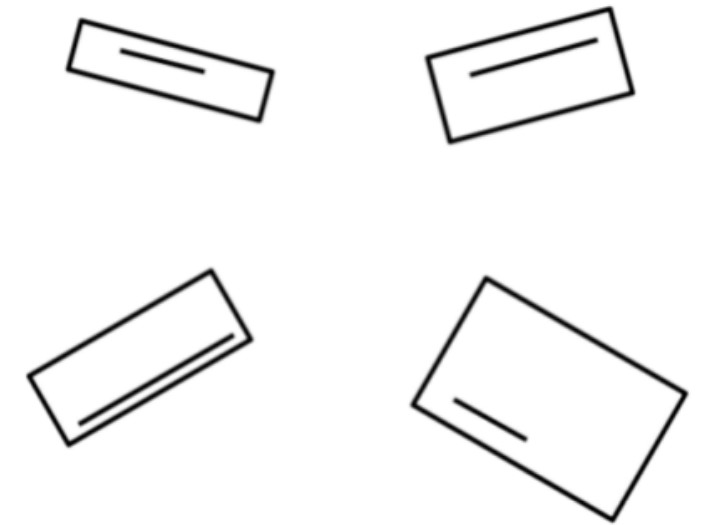
#> input picture rectangles.jpg, 706 x 525 px
$ python rectangle_alignment.py
#> lines starting #> are read from the running program, lines starting #| are printed output that depends on the picture; after the words box and inside, x2 and y2 are one past the last pixel; in counts of white or black regions, pixels touching at a corner belong together
# %%
import cv2
import numpy as np

def rotate_bound(image, angle):
    # Grab the dimensions of the image and then determine the center
    (h, w) = image.shape[:2]
    (cX, cY) = (w // 2, h // 2)

    # Grab the rotation matrix, then grab the sine and cosine
    M = cv2.getRotationMatrix2D((cX, cY), angle, 1.0)
    cos = np.abs(M[0, 0])
    sin = np.abs(M[0, 1])

    # Compute the new bounding dimensions of the image
    nW = int((h * sin) + (w * cos))
    nH = int((h * cos) + (w * sin))

    # Adjust the rotation matrix to take into account translation
    M[0, 2] += (nW / 2) - cX
    M[1, 2] += (nH / 2) - cY

    # Perform the actual rotation and return the image
    return cv2.warpAffine(image, M, (nW, nH), flags=cv2.INTER_CUBIC, borderMode=cv2.BORDER_CONSTANT, borderValue=(255,255,255))

# Load the image
image = cv2.imread('rectangles.jpg')
#> image is the input picture: shape (525, 706, 3); min 0, max 255, mean 245.1

# Convert to grayscale and threshold
gray = cv2.cvtColor(image, cv2.COLOR_BGR2GRAY)
_, thresh = cv2.threshold(gray, 150, 255, cv2.THRESH_BINARY_INV)
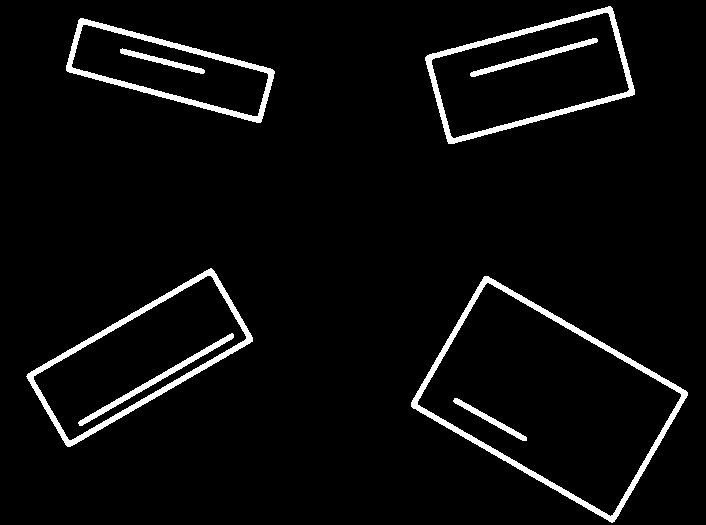
#> thresh: shape (525, 706); 4.3% white; 8 white regions

# Find contours
contours, _ = cv2.findContours(thresh, cv2.RETR_EXTERNAL, cv2.CHAIN_APPROX_SIMPLE)
#> contours = 4 contours; box (x1, y1, x2, y2) and area: (411, 276, 688, 523) 35500, (26, 268, 253, 447) 18101, (425, 6, 635, 144) 17724, (66, 18, 275, 123) 11138

# Prepare a blank canvas for the new image
new_image = np.full_like(image, 255)

for cnt in contours:
    # Approximate the contour to a polygon
    epsilon = 0.05 * cv2.arcLength(cnt, True)
    approx = cv2.approxPolyDP(cnt, epsilon, True)

    if len(approx) == 4:  # Ensure the contour has 4 sides (rectangle)
        # Get the bounding box of the rectangle
        x, y, w, h = cv2.boundingRect(approx)

        # Extract the rectangle region
        rect_region = image[y:y+h, x:x+w]

        # Create a mask for the rectangle
        mask = np.zeros(rect_region.shape[:2], dtype="uint8")
        cv2.drawContours(mask, [cnt], -1, (255, 255, 255), -1, offset=(-x, -y))

        # Determine the orientation of the rectangle and adjust rotation angle
        rect = cv2.minAreaRect(cnt)
        angle = rect[2]
        box = cv2.boxPoints(rect)
        box = np.int0(box)

        width = np.linalg.norm(box[0] - box[1])
        height = np.linalg.norm(box[1] - box[2])

        # Check if width is greater than height
        if width > height:
            # If so, adjust angle to rotate rectangle to have longest side downwards
            angle -= 90


        # Rotate the rectangle region
        rotated_rect = rotate_bound(rect_region, angle)

        # Rotate the mask
        rotated_mask = rotate_bound(mask, angle)

        # Resize rotated mask to match ROI dimensions if necessary
        rH, rW = rotated_rect.shape[:2]
        roi_new_image = new_image[y:y+rH, x:x+rW]

        # Ensure mask is binary and of type uint8
        _, resized_mask = cv2.threshold(rotated_mask, 0, 255, cv2.THRESH_BINARY)
        resized_mask = cv2.resize(resized_mask, (roi_new_image.shape[1], roi_new_image.shape[0]), interpolation=cv2.INTER_NEAREST)

        # Resize rotated_rect to match ROI dimensions if necessary
        rotated_rect = cv2.resize(rotated_rect, (roi_new_image.shape[1], roi_new_image.shape[0]))

        # Ensure rotated_rect is of type uint8
        rotated_rect = rotated_rect.astype('uint8')

        # Place the rotated rectangle into the new image using the resized mask
        mask_inv = cv2.bitwise_not(resized_mask)
        bg = cv2.bitwise_and(roi_new_image, roi_new_image, mask=mask_inv)
        fg = cv2.bitwise_and(rotated_rect, rotated_rect, mask=resized_mask)
        new_image[y:y+rH, x:x+rW] = cv2.add(bg, fg)
#> this loop made 4 passes
#> (epsilon, approx, x, y, rect, angle) on passes 1 to 4: (41.1, [[484, 276], [411, 406], [614, 521], [687, 392]], 411, 276, ((548.8, 398.7), (152, 236.1), -60), -150), (31.79, [[211, 268], [27, 374], [67, 446], [252, 341]], 27, 268, ((139.4, 357.3), (216, 85.15), -30), -30), (27.3, [[78, 20], [67, 71], [261, 121], [272, 69]], 67, 20, ((169.8, 70.09), (56.2, 203.4), -75.03), -165), (30.29, [[612, 8], [427, 55], [448, 143], [634, 94]], 427, 8, ((529.6, 74.86), (194.6, 92.73), -15), -15)
#> pass 1, `rect_region = image[y:y+h, x:x+w]`:
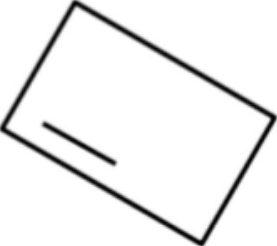
#> rect_region: shape (246, 277, 3); min 0, max 255, mean 239.3
#> pass 1, `rotated_rect = rotate_bound(rect_region, angle)`:
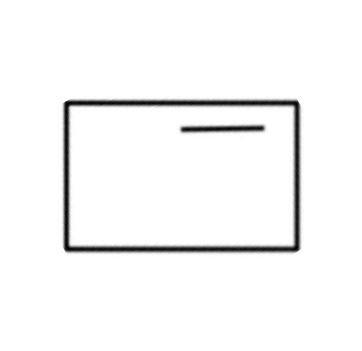
#> rotated_rect: shape (351, 362, 3); min 0, max 255, mean 246.6
#> after the loop:
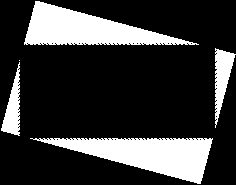
#> bg: shape (185, 236, 3); 22% white; 5 white regions (1 under 20 px), largest, box (x1, y1, x2, y2) and area: (30, 138, 213, 184) 4202, (24, 1, 199, 45) 3896, (215, 48, 236, 128) 816, (1, 62, 20, 136) 705
#> after the loop:
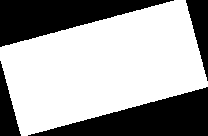
#> mask: shape (136, 208); 63.5% white; 4 black regions, box (x1, y1, x2, y2) and area: (28, 87, 208, 136) 4450, (0, 0, 174, 47) 4131, (186, 0, 208, 81) 925, (0, 61, 21, 136) 808
#> after the loop:
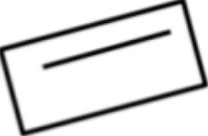
#> rect_region: shape (136, 208, 3); min 0, max 255, mean 224.5
#> after the loop:
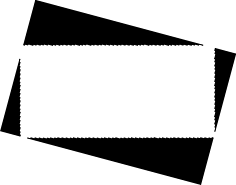
#> rotated_mask: shape (185, 236); min 0, max 255, mean 194.7

# Show the result
cv2.imshow('Aligned Rectangles', new_image)
cv2.waitKey(0)
cv2.destroyAllWindows()


# %%
